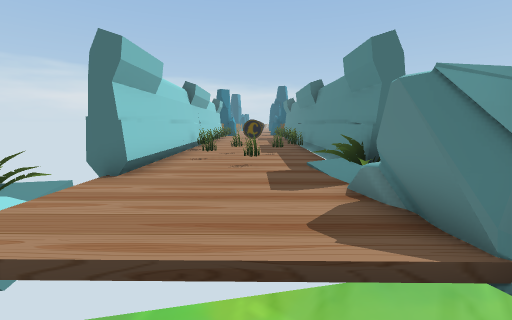
[1] (above)

20 first-person views from a walk through a 3-D level made in the Unity game engine. The camera is 1.5 m above the floor, tilts 8° down and sees 90° across. The floor is counted in squares, 1 m on a side. Each view is taken from the middle of a square. On the plan, view 1 faces up. The plan holds only what a view shows up to about 13 squares ahead; the rest is blank. The place goes on beyond the plan.

[2]
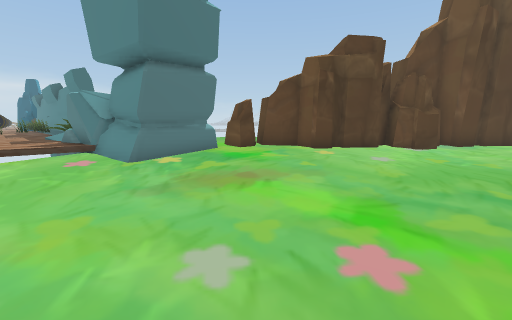

[3]
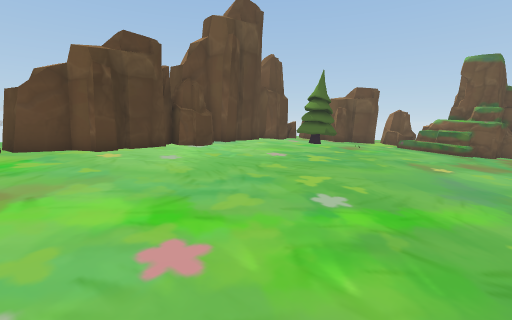

[4]
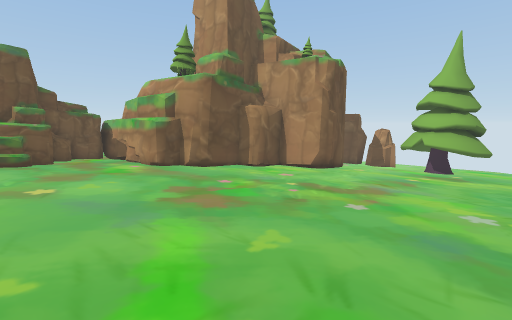

[5]
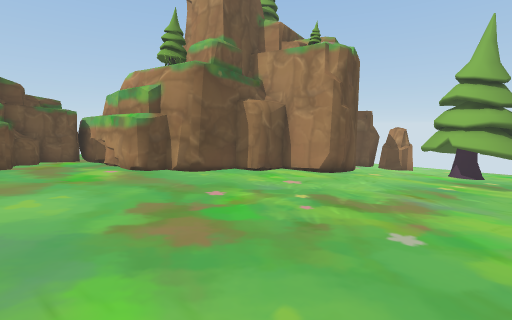

[6]
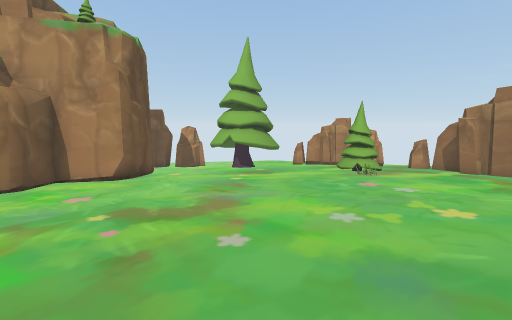

[7]
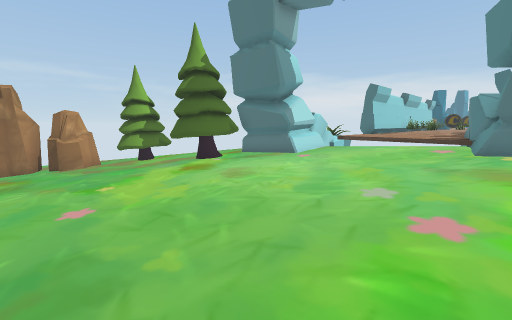

[8]
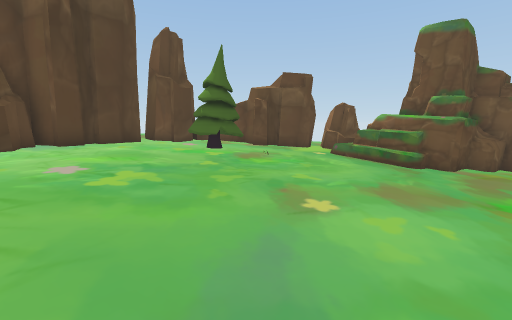

[9]
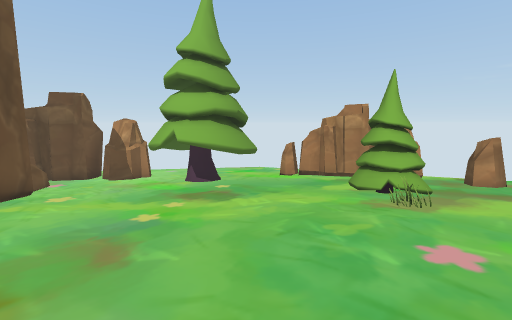

[10]
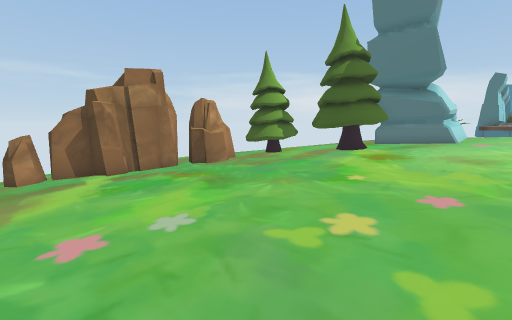

[11]
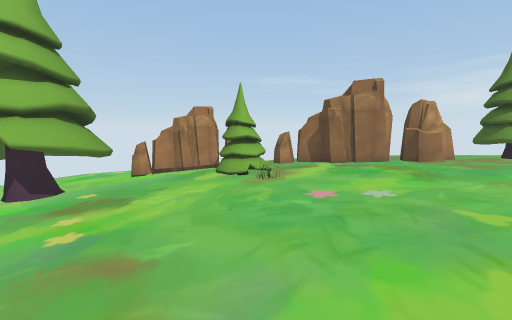

[12]
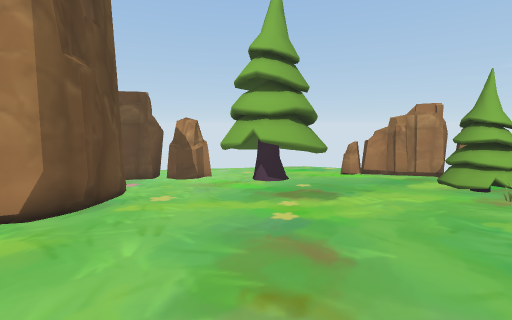

[13]
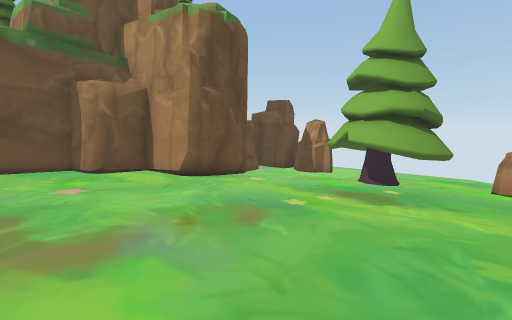

[14]
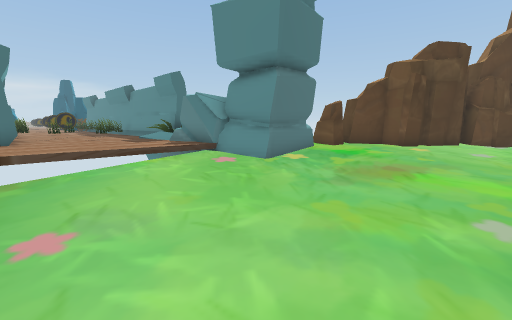

[15]
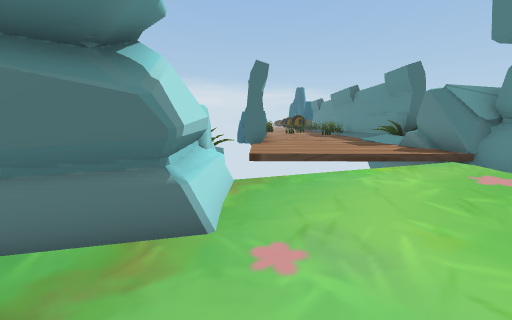

[16]
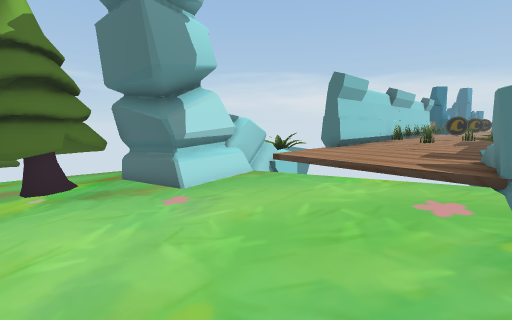

[17]
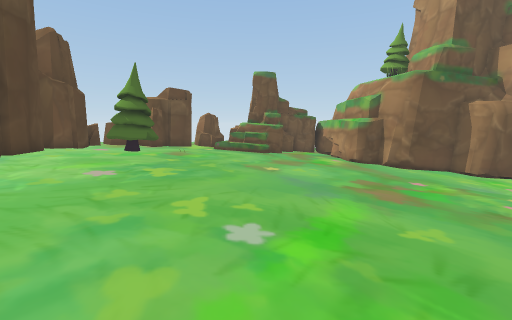

[18]
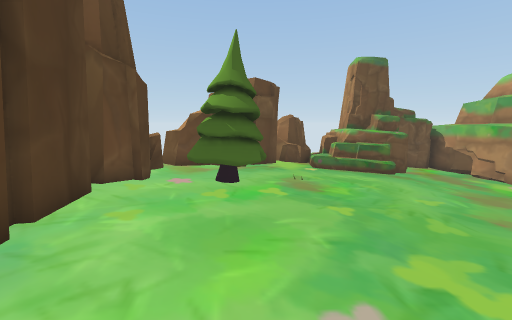

[19]
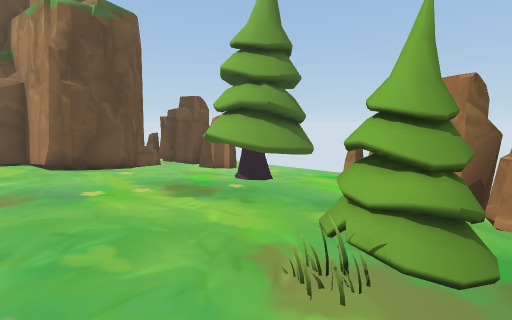

[20]
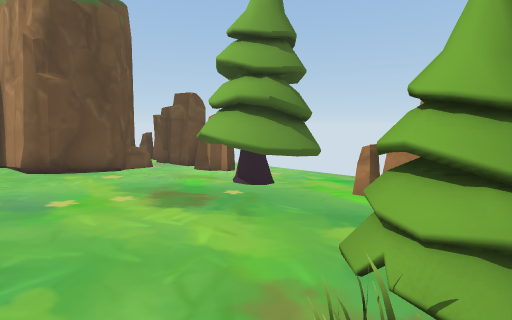

### Floor plan
Key: @ floor where view 1 was taken; # wall or solid block; x gap in a wall; . main floor; : floor 0.25 m higher than the main floor; - floor 0.25 m lower than the main floor; + floor 0.5 m higher than the main floor; _ floor 0.5 m lower than the main floor; * floor 0.75 m higher than the main floor; < floor 0.75 m lower than the main floor; % floor 1 m higher than the main floor; ( floor 1 m lower than the main floor; & floor 1.25 m higher than the main floor; ! floor 1.25 m lower than the main floor; / step, stairs or slope; = window, fence, low wall or low ledge; ^ raised ledge; O other object.
Columns run from 14 left of view 1 to 16 right of it. Each row starts with its distance up from view 1.
 10            #&&&O
  9            #&O&O#
  8            #OO&&#
  7            #&&O&##
  6            #&&O&##
  5            x&&&&O#
  4             &&&&=
  3             &&&&##
  2           # ////##
  1           #*****=#
  0           #+**@*=#####
 -1         ###++******%%##
 -2         #+++++******%%##
 -3        ##:++++++******%###
 -4      ####::++++++******%%#
 -5     ##.::::::++++++*****%###
 -6    ###...:::::++++++******%##
 -7    #......::::::+++++******%###
 -8    #--.....::::::++++++******%#
 -9   ##---......:::::++++++****==#
-10   ##----......::::::++++++**##=
-11   #_------.....::::::++++++*##
-12  ##__------......::::::+++++**#
-13 ##_____------.....::::::++++++#
-14  #___=__------......:::::+++++#
-15  O<###____-----......::::::+++#
-16  OO ##_____------.....::::::==#
-17  O#<<<<_____------......:::#^##
-18   #O<<<<______-----......::###
-19   OO<<<<<______------......##
-20   OO(###<<<______--#####...##
-21   ( #####<<<______-#   ##..##
-22  !((#  ##<<<########    ####
-23  !!!#  ##<<<#  ##
-24  !!!   #(((/#
-25        ###(=#

Positions as (right, up) in squares from view 1, and headings:
1: (0, 0), facing up
2: (0, -7), facing up-right
3: (0, -7), facing right
4: (3, -7), facing down
5: (3, -9), facing down
6: (3, -10), facing down-left
7: (3, -10), facing up-left
8: (4, -12), facing right
9: (-2, -13), facing down-left
10: (-2, -14), facing up-left
11: (0, -15), facing left
12: (0, -15), facing down-left
13: (-3, -12), facing down
14: (-3, -5), facing up-right
15: (-3, -4), facing up
16: (2, -4), facing up-left
17: (2, -6), facing down-right
18: (9, -6), facing down-right
19: (-8, -12), facing down
20: (-8, -13), facing down
